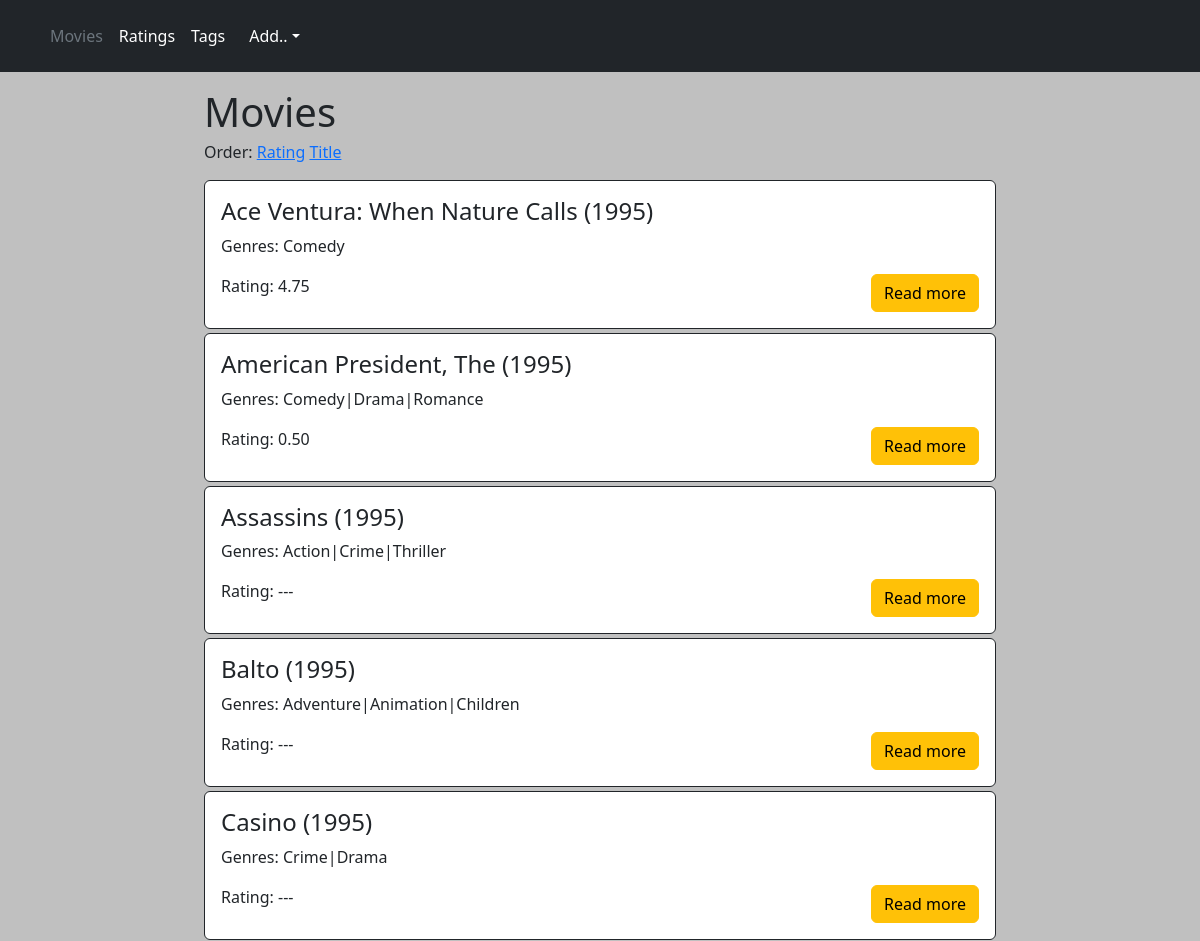
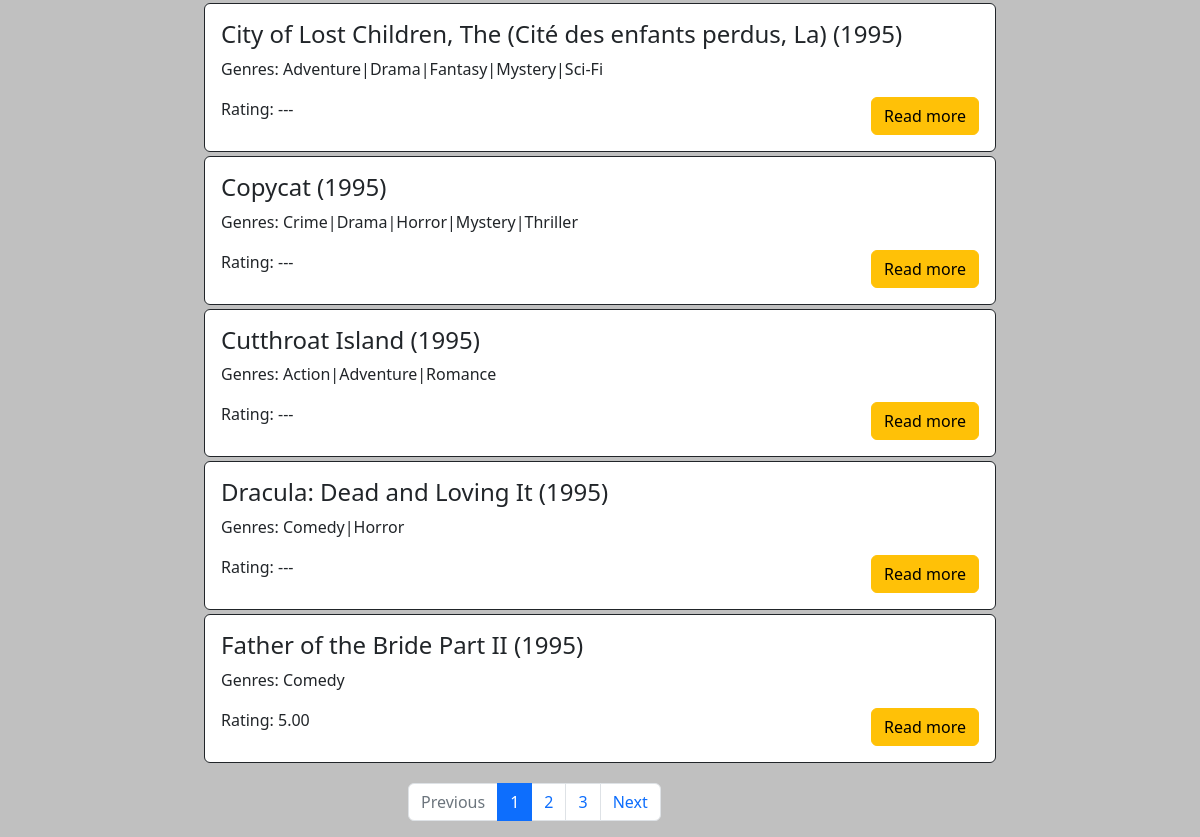
The page / on the database its author committed (2 pictures, top to bottom).
### tables this page shows
CREATE TABLE `movies` (
  `movieId` int(11) NOT NULL,
  `title` varchar(100) NOT NULL,
  `genres` varchar(150) NOT NULL
);

### functions.php (the view, shortened to what this page needs)
<?php
require_once("DB/db_connection.php");
function get_movies($start_index, $results_per_page, $order = "title"){
    global $conn;
    $query = "SELECT m.movieId as movieId,m.genres as genres, m.title as title, COALESCE(round(avg(r.rating),2),0)as avg_rating
                FROM movies m left join ratings r on m.movieId = r.movieId group by movieId
                order by ".(($order == "title") ? "m.title" : "avg_rating desc")." LIMIT ".$start_index.", ".$results_per_page;
    $result = mysqli_query($conn, $query);
    while ($row = mysqli_fetch_assoc($result)){
        echo "
        <div class='card border-dark mb-1'>
          <div class='card-body'>
            <h4 class='card-title'>".$row["title"]."</h4>
            <p class='card-text'>Genres: ".$row["genres"]."</p>
            <div class='row'>
                <div class='col'>
                    <p class='card-text'>Rating: ".($row["avg_rating"] != 0 ? $row["avg_rating"] : "---")."</p>
                </div>
                <div class='col text-end'>
                <a name='udate-btn' id='see_movie' class='btn btn-warning' href='movie.php?id=".$row['movieId']."' role='button'>Read more</a>
                </div>
            </div>
          </div>
        </div>";
    }
}
function get_movies_count(){
    global $conn;
    $query = "SELECT COUNT(*) as total FROM movies";
    $result = mysqli_query($conn, $query);
    $row = mysqli_fetch_assoc($result);
    return $row['total'];
}
?>

### header.php (shortened to what this page needs)
<!doctype html>
<html lang="en">
<head>
  <link href="https://cdn.jsdelivr.net/npm/bootstrap@5.2.1/dist/css/bootstrap.min.css" rel="stylesheet"
>
</head>
<body style="background-color:silver;">
<header class="p-3 bg-dark text-white mb-3">
    <div class="container">
      <div class="d-flex flex-wrap align-items-center justify-content-center justify-content-lg-start">
        <ul class="nav col-12 col-lg-auto me-lg-auto mb-2 justify-content-center mb-md-0">
          <li><a href="index.php" class="nav-link px-2 text-secondary">Movies</a></li>
          <li><a href="ratings.php" class="nav-link px-2 text-white">Ratings</a></li>
          <li><a href="tags.php" class="nav-link px-2 text-white">Tags</a></li>
          <li class="nav-item dropdown">
          <a class="nav-link dropdown-toggle text-white" data-bs-toggle="dropdown" href="#" role="button" aria-expanded="false">Add..</a>
        </li>
        </ul>
      </div>
    </div>
</header>

### index.php (shortened to what this page needs)
<?php
include("header.php");
require_once("functions.php");
$total_rows = get_movies_count();
$results_per_page = 10;
$total_pages = ceil($total_rows / $results_per_page);
if (isset($_GET['page'])) {
    $current_page = $_GET['page'];
} else {
    $current_page = 1;
}
$start_index = ($current_page - 1) * $results_per_page;
?>
<div class="row justify-content-md-center">
    <h1 class='col-8 mb-1'>Movies</h1>
    <div class="col-8 mb-3">
        Order:
        <a href="index.php?order=rating">Rating</a>
        <a href="index.php?order=title">Title</a>
    </div>
    <div class="col-8">
        <?php isset($_GET['order']) ? get_movies($start_index, $results_per_page, $_GET['order']) : get_movies($start_index, $results_per_page); ?>
    </div>
</div>
<div class="row justify-content-md-center">
    <div class="col-4">
        <nav aria-label="Page navigation example">
            <ul class="pagination mt-3">
                <?php
                    $href = (isset($_GET['order'])) ? "index.php?order=".$_GET['order']."&page=" : "index.php?page=";
                    echo "<li class='page-item ".($current_page == 1 ? "disabled" : "")."'><a class='page-link' href='".$href."".$current_page-1 ."'>Previous</a></li>";
                    for($i=1; $i <= $total_pages; $i++){
                        echo  "<li class='page-item ".($current_page == $i ? "active" : "")."'><a class='page-link' href='".$href."".$i."'>".$i."</a></li>";
                    }
                    echo "<li class='page-item ".($current_page == $total_pages ? "disabled" : "")."'><a class='page-link' href='".$href."".$current_page+1 ."'>Next</a></li>";
                ?>
            </ul>
        </nav>
    </div>
</div>
<?php include("footer.php")?>

### footer.php (shortened to what this page needs)
</body>
</html>

### rows shown on the page
movies: title "Ace Ventura: When Nature Calls (1995)", genres "Comedy", avg_rating "4.75"
movies: title "American President, The (1995)", genres "Comedy|Drama|Romance", avg_rating "0.50"
movies: title "Assassins (1995)", genres "Action|Crime|Thriller"
movies: title "Balto (1995)", genres "Adventure|Animation|Children"
movies: title "Casino (1995)", genres "Crime|Drama"
movies: title "City of Lost Children, The (Cité des enfants perdus, La) (1995)", genres "Adventure|Drama|Fantasy|Mystery|Sci-Fi"
movies: title "Copycat (1995)", genres "Crime|Drama|Horror|Mystery|Thriller"
movies: title "Cutthroat Island (1995)", genres "Action|Adventure|Romance"
movies: title "Dracula: Dead and Loving It (1995)", genres "Comedy|Horror"
movies: title "Father of the Bride Part II (1995)", genres "Comedy", avg_rating "5.00"
